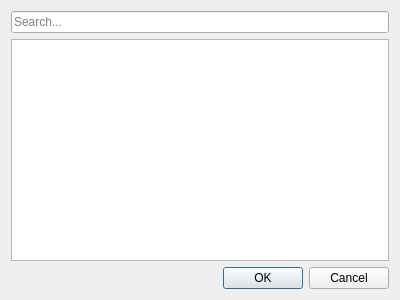
<?xml version="1.0" encoding="UTF-8"?>
<ui version="4.0">
 <class>AssetSelectionGrid</class>
 <widget class="QWidget" name="AssetSelectionGrid">
  <property name="geometry">
   <rect>
    <x>0</x>
    <y>0</y>
    <width>400</width>
    <height>300</height>
   </rect>
  </property>
  <property name="minimumSize">
   <size>
    <width>100</width>
    <height>100</height>
   </size>
  </property>
  <property name="windowTitle">
   <string>Preset Browser</string>
  </property>
  <layout class="QGridLayout" name="gridLayout">
   <item row="0" column="0">
    <layout class="QVBoxLayout" name="verticalLayout">
     <item>
      <widget class="QLineEdit" name="m_searchWidget">
       <property name="placeholderText">
        <string>Search...</string>
       </property>
       <property name="clearButtonEnabled">
        <bool>true</bool>
       </property>
      </widget>
     </item>
     <item>
      <widget class="QListWidget" name="m_assetList"/>
     </item>
    </layout>
   </item>
   <item row="1" column="0">
    <widget class="QDialogButtonBox" name="m_buttonBox">
     <property name="standardButtons">
      <set>QDialogButtonBox::Cancel|QDialogButtonBox::Ok</set>
     </property>
    </widget>
   </item>
  </layout>
 </widget>
 <resources/>
 <connections/>
</ui>
